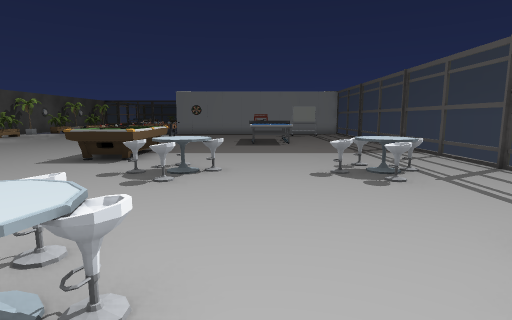
view 1 (above)

19 first-person views from a walk through a scene from a Unity 3-D project. The camera is 1.2 m above the floor, tilts 8° down and sees 80° across. The floor is counted in squares, 1 m on a side. Each view is taken from the middle of a square. On the plan, view 1 faces up. The plan holds only what a view shows up to about 13 squares ahead; the rest is blank. The place goes on beyond the plan. The player character is not drawn.

view 2
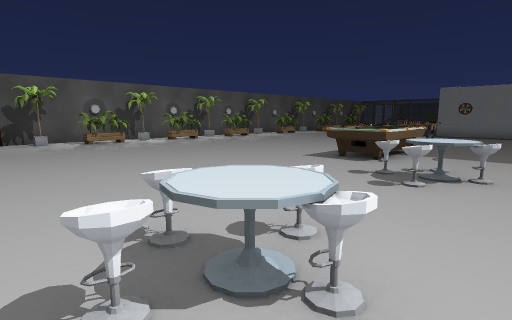

view 3
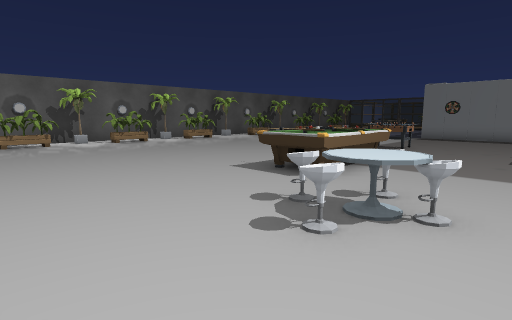

view 4
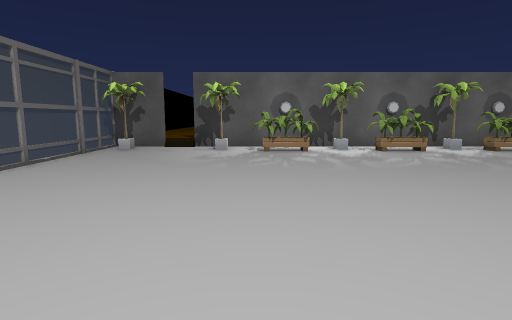

view 5
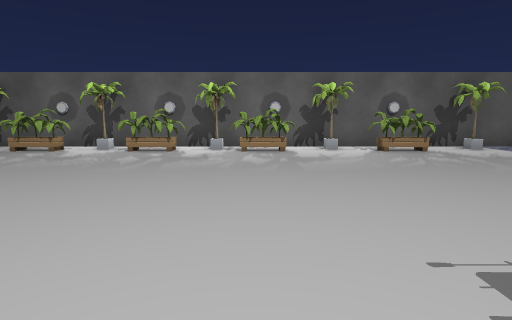

view 6
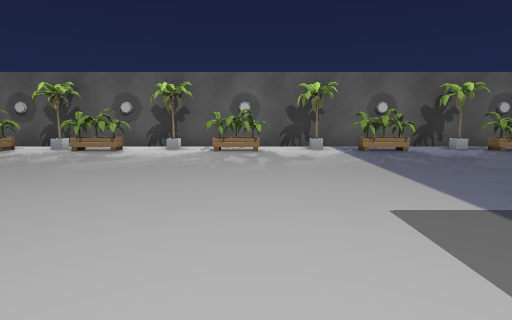

view 7
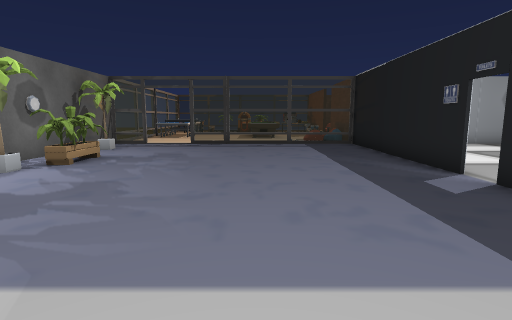

view 8
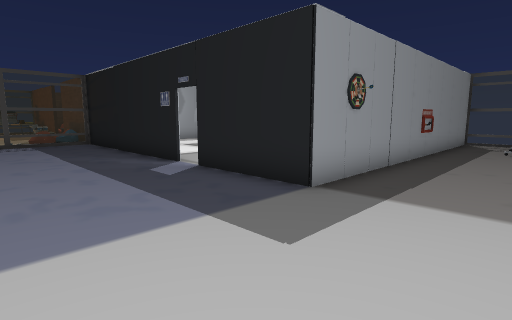

view 9
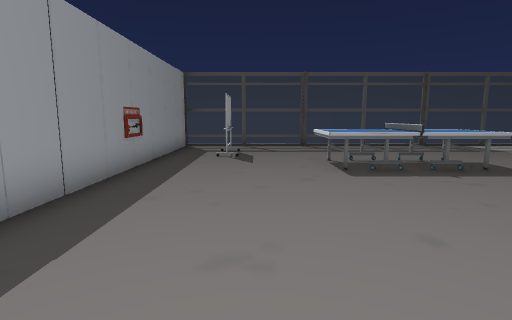

view 10
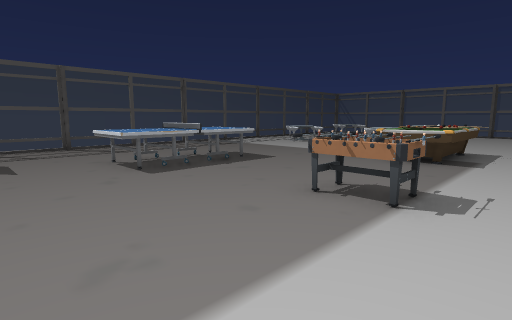

view 11
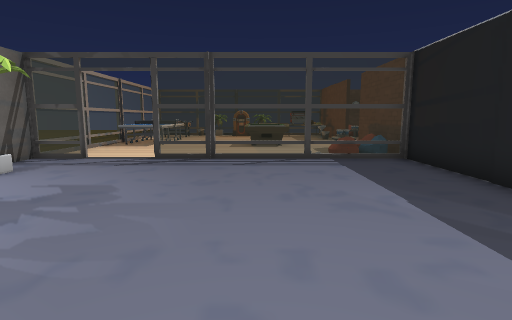

view 12
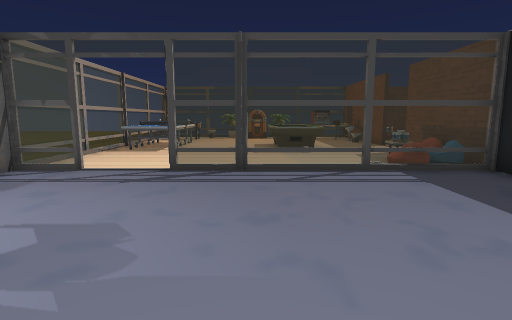

view 13
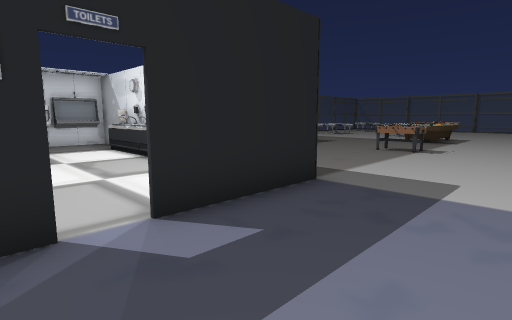

view 14
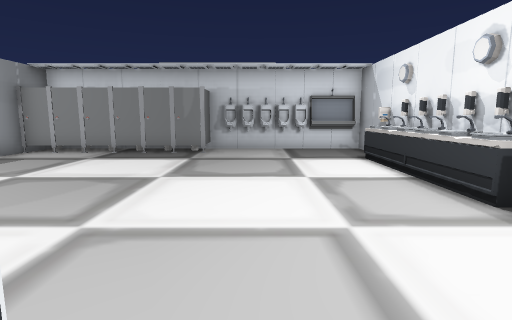

view 15
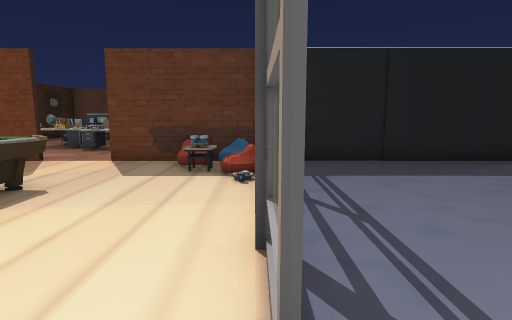

view 16
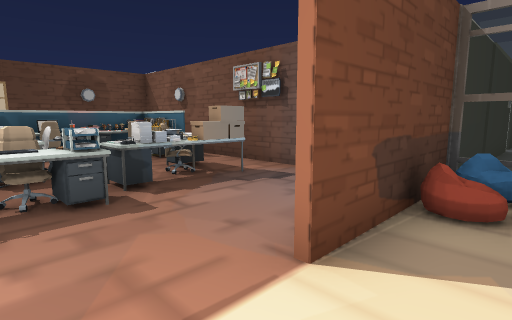

view 17
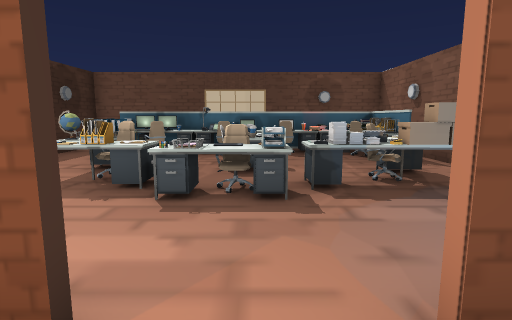

view 18
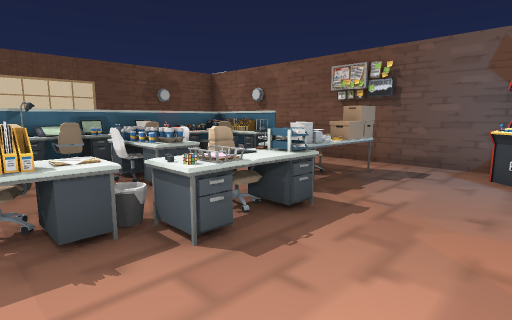

view 19
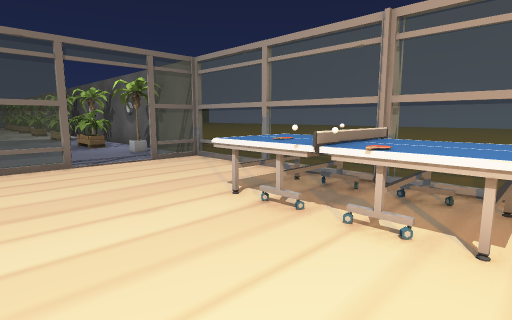

### Floor plan
Key: @ floor where view 1 was taken; # wall or solid block; . main floor; : floor 0.25 m higher than the main floor; = window, fence, low wall or low ledge; T table; C chair; P plant; S sink; E desk; B box; M monitor; L laptop; A machine; O other object.
Columns run from 19 left of view 1 to 6 right of it. Each row starts with its distance up from view 1.
 42    TTT. .     . .ECEE CM #
 41   =TTO..     #...EC...EE #
 40   #TTT...  ..#..EO.ECECO #
 39 ::=TOT...T .....EC.CCEEL #
 38 ::=TTT...TT..#...EE...CO #
 37 ::=..........#...EC...EO #
 36   =..........O...BCEECCO #
 35   =.........O#AA....OOOO #
 34   #=#..=====OOA    ##O####
 33   #..........O    .....O O
 32   #P.........O    .....O O
 31   #P.........O   ......O O
 30   #..........O  .......O O
 29   #.P........O ........O O
 28   #.P........O.........O O
 27   #P.........O..........OO
 26   #.....................OO
 25   #..........O..........OO
 24   #.P........O .........OO
 23   #.P........O   SSSSSS.OO
 22   #..........OOOOOOOOOOOO#
 21   #P...............O.....=
 20   #..................OOO.=
 19   #.P....................=
 18   #.P....................=
 17   #................TT....#
 16   #P.........TTT...TT....=
 15   #..........TTT...TTT...=
 14   #.P..............TT....=
 13   #.P..............TT....=
 12   #P.....................#
 11   #...........TTT........=
 10   #.P.........TTT........=
  9   #.P.........TTT........=
  8   #...........TT.C....C..=
  7   #P.............CC..CCC.#
  6   #.P...........CCT..CC..
  5   #.P....................
  4   #.P...................
  3   #P.............C....
  2   #..............CC..
  1    .............CCT
  0    ......... ....C @
 -1   #P.......
 -2   #==#===

Where each view was taken, in squares from view 1:
view 1: 0 up, 0 right, facing up
view 2: 0 up, 0 right, facing up-left
view 3: 3 up, 0 right, facing up-left
view 4: 4 up, 4 left, facing left
view 5: 13 up, 4 left, facing left
view 6: 19 up, 4 left, facing left
view 7: 20 up, 10 left, facing up
view 8: 19 up, 10 left, facing up-right
view 9: 19 up, 7 left, facing right
view 10: 20 up, 7 left, facing down-right
view 11: 25 up, 10 left, facing up
view 12: 27 up, 11 left, facing up
view 13: 27 up, 9 left, facing down-right
view 14: 26 up, 6 left, facing right
view 15: 34 up, 14 left, facing right
view 16: 40 up, 7 left, facing down-right
view 17: 39 up, 7 left, facing right
view 18: 42 up, 5 left, facing down-right
view 19: 42 up, 11 left, facing down-left
